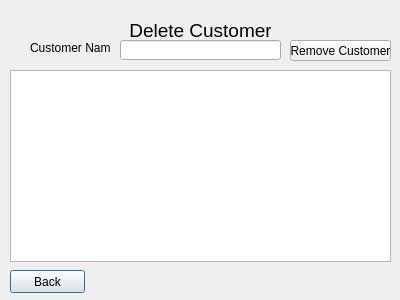
<?xml version="1.0" encoding="UTF-8"?>
<ui version="4.0">
 <class>DelCustomer</class>
 <widget class="QDialog" name="DelCustomer">
  <property name="geometry">
   <rect>
    <x>0</x>
    <y>0</y>
    <width>400</width>
    <height>300</height>
   </rect>
  </property>
  <property name="windowTitle">
   <string>Dialog</string>
  </property>
  <widget class="QPushButton" name="pushButton">
   <property name="geometry">
    <rect>
     <x>10</x>
     <y>270</y>
     <width>75</width>
     <height>23</height>
    </rect>
   </property>
   <property name="text">
    <string>Back</string>
   </property>
  </widget>
  <widget class="QLabel" name="label_9">
   <property name="geometry">
    <rect>
     <x>130</x>
     <y>20</y>
     <width>141</width>
     <height>20</height>
    </rect>
   </property>
   <property name="font">
    <font>
     <pointsize>14</pointsize>
    </font>
   </property>
   <property name="text">
    <string>Delete Customer</string>
   </property>
   <property name="alignment">
    <set>Qt::AlignCenter</set>
   </property>
  </widget>
  <widget class="QTableView" name="tableView">
   <property name="geometry">
    <rect>
     <x>10</x>
     <y>70</y>
     <width>381</width>
     <height>192</height>
    </rect>
   </property>
  </widget>
  <widget class="QPushButton" name="pushButton_2">
   <property name="geometry">
    <rect>
     <x>290</x>
     <y>40</y>
     <width>101</width>
     <height>21</height>
    </rect>
   </property>
   <property name="text">
    <string>Remove Customer</string>
   </property>
  </widget>
  <widget class="QLabel" name="label">
   <property name="geometry">
    <rect>
     <x>30</x>
     <y>40</y>
     <width>81</width>
     <height>16</height>
    </rect>
   </property>
   <property name="text">
    <string>Customer Name:</string>
   </property>
  </widget>
  <widget class="QLineEdit" name="nameLineEdit">
   <property name="geometry">
    <rect>
     <x>120</x>
     <y>40</y>
     <width>161</width>
     <height>20</height>
    </rect>
   </property>
  </widget>
 </widget>
 <tabstops>
  <tabstop>pushButton_2</tabstop>
  <tabstop>pushButton</tabstop>
  <tabstop>tableView</tabstop>
  <tabstop>nameLineEdit</tabstop>
 </tabstops>
 <resources/>
 <connections/>
</ui>
